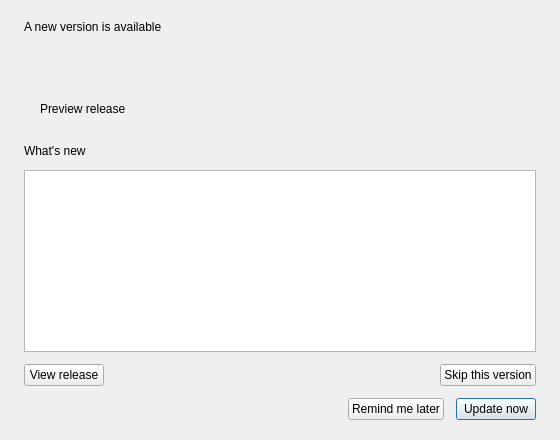
<?xml version="1.0" encoding="utf-8"?>
<ui version="4.0">
 <class>UpdateWindow</class>
 <widget class="QDialog" name="UpdateWindow">
  <property name="geometry">
   <rect>
    <x>0</x>
    <y>0</y>
    <width>560</width>
    <height>440</height>
   </rect>
  </property>
  <property name="windowTitle">
   <string>Software Update</string>
  </property>
  <layout class="QVBoxLayout" name="rootLayout">
   <property name="spacing">
    <number>12</number>
   </property>
   <property name="leftMargin">
    <number>24</number>
   </property>
   <property name="topMargin">
    <number>20</number>
   </property>
   <property name="rightMargin">
    <number>24</number>
   </property>
   <property name="bottomMargin">
    <number>20</number>
   </property>
   <item>
    <widget class="QLabel" name="title">
     <property name="text">
      <string>A new version is available</string>
     </property>
     <property name="wordWrap">
      <bool>true</bool>
     </property>
     <property name="cssClass" stdset="0">
      <string notr="true">pageTitle</string>
     </property>
     <property name="fontRole" stdset="0">
      <string notr="true">display</string>
     </property>
    </widget>
   </item>
   <item>
    <widget class="QFrame" name="versionCard">
     <property name="cssClass" stdset="0">
      <string notr="true">settingCard</string>
     </property>
     <layout class="QVBoxLayout" name="versionLayout">
      <property name="spacing">
       <number>6</number>
      </property>
      <property name="leftMargin">
       <number>16</number>
      </property>
      <property name="topMargin">
       <number>16</number>
      </property>
      <property name="rightMargin">
       <number>16</number>
      </property>
      <property name="bottomMargin">
       <number>16</number>
      </property>
      <item>
       <widget class="QLabel" name="currentVersion">
        <property name="text">
         <string notr="true" />
        </property>
        <property name="wordWrap">
         <bool>true</bool>
        </property>
        <property name="textFormat">
         <enum>Qt::PlainText</enum>
        </property>
        <property name="cssClass" stdset="0">
         <string notr="true">cardDescription</string>
        </property>
       </widget>
      </item>
      <item>
       <widget class="QLabel" name="latestVersion">
        <property name="text">
         <string notr="true" />
        </property>
        <property name="wordWrap">
         <bool>true</bool>
        </property>
        <property name="textFormat">
         <enum>Qt::PlainText</enum>
        </property>
        <property name="cssClass" stdset="0">
         <string notr="true">cardTitle</string>
        </property>
       </widget>
      </item>
      <item>
       <widget class="QLabel" name="preRelease">
        <property name="text">
         <string>Preview release</string>
        </property>
        <property name="wordWrap">
         <bool>true</bool>
        </property>
        <property name="cssClass" stdset="0">
         <string notr="true">cardDescription</string>
        </property>
       </widget>
      </item>
     </layout>
    </widget>
   </item>
   <item>
    <widget class="QLabel" name="notesTitle">
     <property name="text">
      <string>What's new</string>
     </property>
     <property name="cssClass" stdset="0">
      <string notr="true">cardTitle</string>
     </property>
    </widget>
   </item>
   <item>
    <widget class="QPlainTextEdit" name="releaseNotes">
     <property name="readOnly">
      <bool>true</bool>
     </property>
     <property name="tabChangesFocus">
      <bool>true</bool>
     </property>
     <property name="minimumSize">
      <size>
       <width>0</width>
       <height>80</height>
      </size>
     </property>
    </widget>
   </item>
   <item>
    <layout class="QHBoxLayout" name="secondaryActions">
     <item>
      <widget class="QPushButton" name="viewButton">
       <property name="text">
        <string>View release</string>
       </property>
       <property name="autoDefault">
        <bool>false</bool>
       </property>
      </widget>
     </item>
     <item>
      <spacer name="secondarySpacer">
       <property name="orientation">
        <enum>Qt::Horizontal</enum>
       </property>
       <property name="sizeHint" stdset="0">
        <size>
         <width>0</width>
         <height>0</height>
        </size>
       </property>
      </spacer>
     </item>
     <item>
      <widget class="QPushButton" name="skipButton">
       <property name="text">
        <string>Skip this version</string>
       </property>
       <property name="autoDefault">
        <bool>false</bool>
       </property>
      </widget>
     </item>
    </layout>
   </item>
   <item>
    <layout class="QHBoxLayout" name="primaryActions">
     <item>
      <spacer name="primarySpacer">
       <property name="orientation">
        <enum>Qt::Horizontal</enum>
       </property>
       <property name="sizeHint" stdset="0">
        <size>
         <width>0</width>
         <height>0</height>
        </size>
       </property>
      </spacer>
     </item>
     <item>
      <widget class="QPushButton" name="laterButton">
       <property name="text">
        <string>Remind me later</string>
       </property>
       <property name="autoDefault">
        <bool>false</bool>
       </property>
      </widget>
     </item>
     <item>
      <widget class="QPushButton" name="updateButton">
       <property name="text">
        <string>Update now</string>
       </property>
       <property name="autoDefault">
        <bool>false</bool>
       </property>
       <property name="default">
        <bool>true</bool>
       </property>
       <property name="cssClass" stdset="0">
        <string notr="true">accent</string>
       </property>
      </widget>
     </item>
    </layout>
   </item>
  </layout>
 </widget>
 <tabstops>
  <tabstop>releaseNotes</tabstop>
  <tabstop>viewButton</tabstop>
  <tabstop>skipButton</tabstop>
  <tabstop>laterButton</tabstop>
  <tabstop>updateButton</tabstop>
 </tabstops>
 <resources />
 <connections />
</ui>
